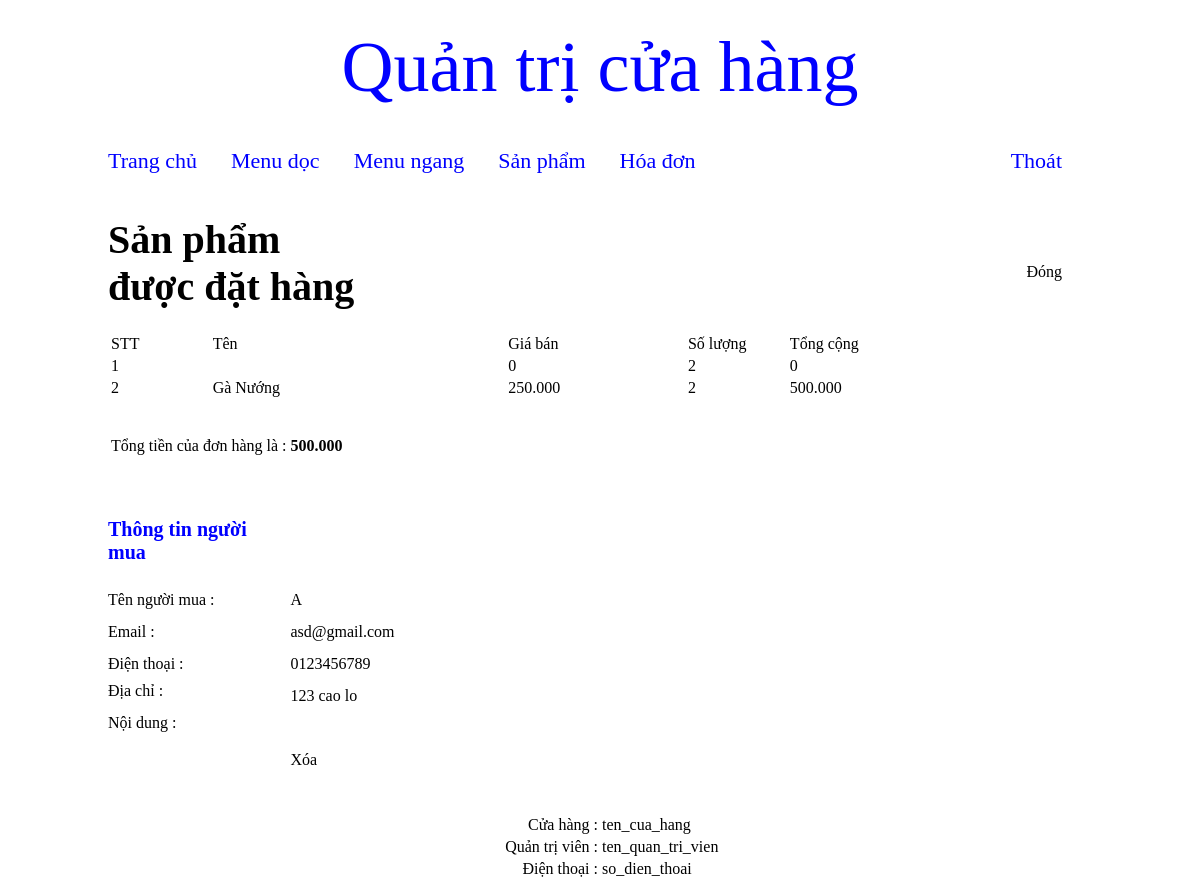
The page /quan_tri/index.php?thamso=xem_hoa_don&id=1&trang=1 (signed in) on the database its author committed.
### tables this page shows
CREATE TABLE `hoa_don` (
  `id` int(11) NOT NULL,
  `ten_nguoi_mua` varchar(256) NOT NULL,
  `email` varchar(256) NOT NULL,
  `dia_chi` mediumtext NOT NULL,
  `dien_thoai` varchar(10) NOT NULL,
  `noi_dung` mediumtext NOT NULL,
  `hang_duoc_mua` mediumtext NOT NULL
);

CREATE TABLE `san_pham` (
  `id` int(11) NOT NULL,
  `ten` varchar(256) NOT NULL,
  `noi_dung` mediumtext NOT NULL,
  `noi_bat` varchar(256) NOT NULL,
  `hinh_anh` varchar(256) NOT NULL,
  `gia` int(255) NOT NULL,
  `thuoc_menu` int(255) NOT NULL,
  `trang_chu` varchar(256) NOT NULL,
  `sap_xep_trang_chu` varchar(255) NOT NULL,
  `maloai` varchar(13) NOT NULL
);

### quan_tri/chuc_nang/hoa_don/xem_hoa_don.php (the view, shortened to what this page needs)
<?php
	$id=$_GET['id'];
	$tv="select * from hoa_don where id='$id' ";
	$tam=mysql_query($tv);
	$tv_2=mysql_fetch_array($tam);
	$ten_nguoi_mua=$tv_2['ten_nguoi_mua'];
	$email=$tv_2['email'];
	$dien_thoai=$tv_2['dien_thoai'];
	$dia_chi=$tv_2['dia_chi'];
	$hang_duoc_mua=$tv_2['hang_duoc_mua'];
	$link_dong="?thamso=hoa_don&&trang=".$_GET['trang'];
	$link_xoa="?xoa_hoa_don_o_trang_chi_tiet=co&id=".$id."&trang=".$_GET['trang'];
?>
<table width="990px" >
	<tr>
		<td width="250px" ><b style="color:#000000FF;font-size:40px" >Sản phẩm được đặt hàng </b><br><br> </td>
		<td width="740px" align="right" >
			<a href="<?php echo $link_dong; ?>" class="lk_a1" style="margin-right:30px" >Đóng</a>
		</td>
	</tr>
	<tr>
		<td align="left" colspan="2" >
			<table width="880px" >
				<tr>
					<td width="100px" >STT</td>
					<td width="300px" >Tên</td>
					<td width="180px" >Giá bán</td>
					<td width="100px" >Số lượng</td>
					<td width="200px" >Tổng cộng</td>
				</tr>
				<?php
					$m=explode("[|||||]",$hang_duoc_mua);
					$tong_lon=0;
					for($i=0;$i<count($m);$i++)
					{
						if(isset($m[$i]))
						{
							if($m[$i]!="")
							{
								$stt=$i+1;
								$m_2=explode("[|||]",$m[$i]);
								$id_sp=$m_2[0];
								$sl_sp=$m_2[1];
								$tv_sp="select id,ten,gia from san_pham where id='$id_sp' ";
								$tv_sp_1=mysql_query($tv_sp);
								$tv_sp_2=mysql_fetch_array($tv_sp_1);
								$ten=$tv_sp_2['ten'];
								$gia=$tv_sp_2['gia'];
								$gia_duoc_dinh_dang=number_format($gia,0,",",".");
								$tong=$gia*$sl_sp;
								$tong_duoc_dinh_dang=number_format($tong,0,",",".");
								$tong_lon=$tong_lon+$tong;
								if($sl_sp!=0)
								{
								?>
									<tr>
										<td><?php echo $stt; ?></td>
										<td><?php echo $ten; ?></td>
										<td><?php echo $gia_duoc_dinh_dang; ?></td>
										<td><?php echo $sl_sp; ?></td>
										<td><?php echo $tong_duoc_dinh_dang; ?></td>
									</tr>
								<?php
								}
							}
						}
					}
				?>
				<tr>
					<td colspan="5">
						<br><br>
						Tổng tiền của đơn hàng là :
						<?php
							$tong_lon_duoc_dinh_dang=number_format($tong_lon,0,",",".");
							echo "<b>".$tong_lon_duoc_dinh_dang."</b>";
						?>
						<br><br>
					</td>
				</tr>
			</table>
		</td>
	</tr>
</table>
<br><br>
<table width="990px" >
	<tr>
		<td width="180px" ><b style="color:blue;font-size:20px" >Thông tin người mua</b><br><br> </td>
		<td width="810px" align="right" >
		</td>
	</tr>
	<tr height="30px" >
		<td >Tên người mua : </td>
		<td >
			<?php echo $ten_nguoi_mua; ?>
		</td>
	</tr>
	<tr height="30px" >
		<td >Email : </td>
		<td >
			<?php echo $email; ?>
		</td>
	</tr>
	<tr height="30px" >
		<td >Điện thoại : </td>
		<td >
			<?php echo $dien_thoai; ?>
		</td>
	</tr>
	<tr height="30px" >
		<td valign="top" >Địa chỉ : </td>
		<td >
			<?php echo $dia_chi; ?>
		</td>
	</tr>
	<tr height="30px" >
		<td valign="top" >Nội dung : </td>
		<td >
		</td>
	</tr>
	<tr height="30px" >
		<td>&nbsp;</td>
		<td>
			<a href="<?php echo $link_xoa; ?>" class="lk_a1" >Xóa</a>
		</td>
	</tr>
</table>

### quan_tri/giao_dien/giao_dien.css (style rules this page uses)
a.lk_a1 { text-decoration:none;color:#000000FF; }

### rows shown on the page
hoa_don: hang_duoc_mua "2", hang_duoc_mua "0", ten_nguoi_mua "A", email "asd@gmail.com", dien_thoai "0123456789", dia_chi "123 cao lo"
san_pham: stt "2", ten "Gà Nướng", gia "250.000", gia.hang_duoc_mua "500.000"

### other values the page prints
$stt "1"
$gia_duoc_dinh_dang "0"
$tong_lon_duoc_dinh_dang "500.000"
